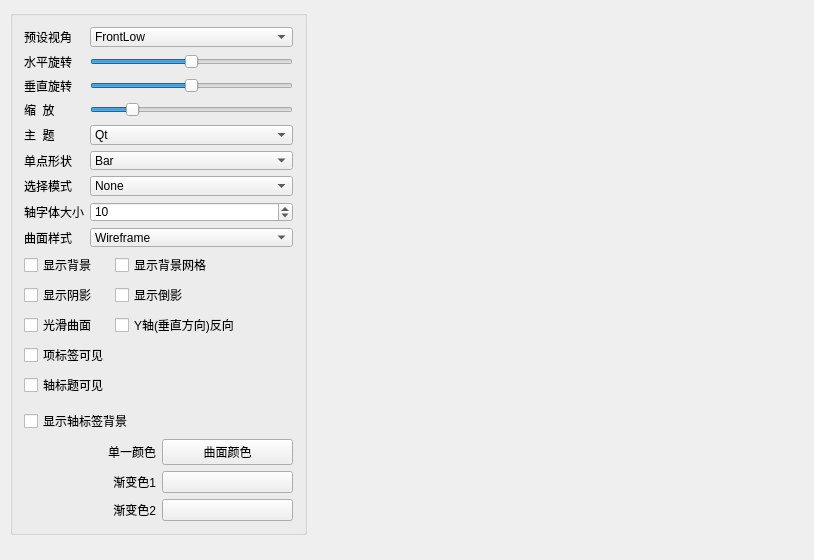
<?xml version="1.0" encoding="UTF-8"?>
<ui version="4.0">
 <class>MainWindow</class>
 <widget class="QMainWindow" name="MainWindow">
  <property name="geometry">
   <rect>
    <x>0</x>
    <y>0</y>
    <width>814</width>
    <height>560</height>
   </rect>
  </property>
  <property name="windowTitle">
   <string>MainWindow</string>
  </property>
  <widget class="QWidget" name="centralWidget">
   <widget class="QGroupBox" name="groupBox">
    <property name="geometry">
     <rect>
      <x>10</x>
      <y>10</y>
      <width>297</width>
      <height>525</height>
     </rect>
    </property>
    <property name="title">
     <string/>
    </property>
    <layout class="QVBoxLayout" name="verticalLayout">
     <item>
      <layout class="QGridLayout" name="gridLayout">
       <item row="0" column="0">
        <widget class="QLabel" name="label_6">
         <property name="text">
          <string>预设视角</string>
         </property>
         <property name="buddy">
          <cstring>comboBox</cstring>
         </property>
        </widget>
       </item>
       <item row="0" column="1">
        <widget class="QComboBox" name="comboBox">
         <item>
          <property name="text">
           <string>FrontLow</string>
          </property>
         </item>
         <item>
          <property name="text">
           <string>Front</string>
          </property>
         </item>
         <item>
          <property name="text">
           <string>FrontHigh</string>
          </property>
         </item>
         <item>
          <property name="text">
           <string>LeftLow</string>
          </property>
         </item>
         <item>
          <property name="text">
           <string>Left</string>
          </property>
         </item>
         <item>
          <property name="text">
           <string>LeftHigh</string>
          </property>
         </item>
         <item>
          <property name="text">
           <string>RightLow</string>
          </property>
         </item>
         <item>
          <property name="text">
           <string>Right</string>
          </property>
         </item>
         <item>
          <property name="text">
           <string>RightHigh</string>
          </property>
         </item>
         <item>
          <property name="text">
           <string>BehindLow</string>
          </property>
         </item>
         <item>
          <property name="text">
           <string>Behind</string>
          </property>
         </item>
         <item>
          <property name="text">
           <string>BehindHigh</string>
          </property>
         </item>
         <item>
          <property name="text">
           <string>IsometricLeft</string>
          </property>
         </item>
         <item>
          <property name="text">
           <string>IsometricLeftHigh</string>
          </property>
         </item>
         <item>
          <property name="text">
           <string>IsometricRight</string>
          </property>
         </item>
         <item>
          <property name="text">
           <string>IsometricRightHigh</string>
          </property>
         </item>
         <item>
          <property name="text">
           <string>DirectlyAbove</string>
          </property>
         </item>
         <item>
          <property name="text">
           <string>DirectlyAboveCW45</string>
          </property>
         </item>
         <item>
          <property name="text">
           <string>DirectlyAboveCCW45</string>
          </property>
         </item>
         <item>
          <property name="text">
           <string>FrontBelow</string>
          </property>
         </item>
         <item>
          <property name="text">
           <string>LeftBelow</string>
          </property>
         </item>
         <item>
          <property name="text">
           <string>RightBelow</string>
          </property>
         </item>
         <item>
          <property name="text">
           <string>BehindBelow</string>
          </property>
         </item>
         <item>
          <property name="text">
           <string>DirectlyBelow</string>
          </property>
         </item>
        </widget>
       </item>
       <item row="1" column="0">
        <widget class="QLabel" name="label_7">
         <property name="text">
          <string>水平旋转</string>
         </property>
         <property name="buddy">
          <cstring>sliderH</cstring>
         </property>
        </widget>
       </item>
       <item row="1" column="1">
        <widget class="QSlider" name="sliderH">
         <property name="minimum">
          <number>-180</number>
         </property>
         <property name="maximum">
          <number>180</number>
         </property>
         <property name="orientation">
          <enum>Qt::Horizontal</enum>
         </property>
        </widget>
       </item>
       <item row="2" column="0">
        <widget class="QLabel" name="label_8">
         <property name="text">
          <string>垂直旋转</string>
         </property>
         <property name="buddy">
          <cstring>sliderV</cstring>
         </property>
        </widget>
       </item>
       <item row="2" column="1">
        <widget class="QSlider" name="sliderV">
         <property name="minimum">
          <number>-180</number>
         </property>
         <property name="maximum">
          <number>180</number>
         </property>
         <property name="orientation">
          <enum>Qt::Horizontal</enum>
         </property>
        </widget>
       </item>
       <item row="3" column="0">
        <widget class="QLabel" name="label_12">
         <property name="text">
          <string>缩  放</string>
         </property>
        </widget>
       </item>
       <item row="3" column="1">
        <widget class="QSlider" name="sliderZoom">
         <property name="minimum">
          <number>10</number>
         </property>
         <property name="maximum">
          <number>500</number>
         </property>
         <property name="value">
          <number>100</number>
         </property>
         <property name="orientation">
          <enum>Qt::Horizontal</enum>
         </property>
        </widget>
       </item>
       <item row="4" column="0">
        <widget class="QLabel" name="label">
         <property name="text">
          <string>主  题</string>
         </property>
         <property name="buddy">
          <cstring>cBoxTheme</cstring>
         </property>
        </widget>
       </item>
       <item row="4" column="1">
        <widget class="QComboBox" name="cBoxTheme">
         <item>
          <property name="text">
           <string>Qt</string>
          </property>
         </item>
         <item>
          <property name="text">
           <string>Primary Colors</string>
          </property>
         </item>
         <item>
          <property name="text">
           <string>Digia</string>
          </property>
         </item>
         <item>
          <property name="text">
           <string>StoneMoss</string>
          </property>
         </item>
         <item>
          <property name="text">
           <string>ArmyBlue</string>
          </property>
         </item>
         <item>
          <property name="text">
           <string>Retro</string>
          </property>
         </item>
         <item>
          <property name="text">
           <string>Ebony</string>
          </property>
         </item>
         <item>
          <property name="text">
           <string>Isabelle</string>
          </property>
         </item>
        </widget>
       </item>
       <item row="5" column="0">
        <widget class="QLabel" name="label_2">
         <property name="text">
          <string>单点形状</string>
         </property>
         <property name="buddy">
          <cstring>cBoxBarStyle</cstring>
         </property>
        </widget>
       </item>
       <item row="5" column="1">
        <widget class="QComboBox" name="cBoxBarStyle">
         <item>
          <property name="text">
           <string>Bar</string>
          </property>
         </item>
         <item>
          <property name="text">
           <string>Cube</string>
          </property>
         </item>
         <item>
          <property name="text">
           <string>Pyramid</string>
          </property>
         </item>
         <item>
          <property name="text">
           <string>Cone</string>
          </property>
         </item>
         <item>
          <property name="text">
           <string>Cylinder</string>
          </property>
         </item>
         <item>
          <property name="text">
           <string>BevelBar</string>
          </property>
         </item>
         <item>
          <property name="text">
           <string>BevelCube</string>
          </property>
         </item>
         <item>
          <property name="text">
           <string>Sphere</string>
          </property>
         </item>
         <item>
          <property name="text">
           <string>Minimal</string>
          </property>
         </item>
         <item>
          <property name="text">
           <string>Arrow</string>
          </property>
         </item>
         <item>
          <property name="text">
           <string>Point</string>
          </property>
         </item>
        </widget>
       </item>
       <item row="6" column="0">
        <widget class="QLabel" name="label_3">
         <property name="text">
          <string>选择模式</string>
         </property>
         <property name="buddy">
          <cstring>cBoxSelectionMode</cstring>
         </property>
        </widget>
       </item>
       <item row="6" column="1">
        <widget class="QComboBox" name="cBoxSelectionMode">
         <item>
          <property name="text">
           <string>None</string>
          </property>
         </item>
         <item>
          <property name="text">
           <string>Item</string>
          </property>
         </item>
         <item>
          <property name="text">
           <string>Row Slice</string>
          </property>
         </item>
         <item>
          <property name="text">
           <string>Column Slice</string>
          </property>
         </item>
        </widget>
       </item>
       <item row="7" column="0">
        <widget class="QLabel" name="label_4">
         <property name="text">
          <string>轴字体大小</string>
         </property>
         <property name="buddy">
          <cstring>spinFontSize</cstring>
         </property>
        </widget>
       </item>
       <item row="7" column="1">
        <widget class="QSpinBox" name="spinFontSize">
         <property name="minimum">
          <number>5</number>
         </property>
         <property name="value">
          <number>10</number>
         </property>
        </widget>
       </item>
       <item row="8" column="0">
        <widget class="QLabel" name="label_5">
         <property name="text">
          <string>曲面样式</string>
         </property>
        </widget>
       </item>
       <item row="8" column="1">
        <widget class="QComboBox" name="comboDrawMode">
         <item>
          <property name="text">
           <string>Wireframe</string>
          </property>
         </item>
         <item>
          <property name="text">
           <string>Surface</string>
          </property>
         </item>
         <item>
          <property name="text">
           <string>Surface And Wireframe</string>
          </property>
         </item>
        </widget>
       </item>
      </layout>
     </item>
     <item>
      <layout class="QGridLayout" name="gridLayout_3">
       <item row="0" column="0">
        <widget class="QCheckBox" name="chkBoxBackground">
         <property name="text">
          <string>显示背景</string>
         </property>
        </widget>
       </item>
       <item row="0" column="1" colspan="3">
        <widget class="QCheckBox" name="chkBoxGrid">
         <property name="text">
          <string>显示背景网格</string>
         </property>
        </widget>
       </item>
       <item row="1" column="0">
        <widget class="QCheckBox" name="chkBoxShadow">
         <property name="text">
          <string>显示阴影</string>
         </property>
        </widget>
       </item>
       <item row="1" column="1" colspan="3">
        <widget class="QCheckBox" name="chkBoxReflection">
         <property name="text">
          <string>显示倒影</string>
         </property>
        </widget>
       </item>
       <item row="2" column="0">
        <widget class="QCheckBox" name="chkBoxSmooth">
         <property name="text">
          <string>光滑曲面</string>
         </property>
        </widget>
       </item>
       <item row="2" column="1" colspan="3">
        <widget class="QCheckBox" name="chkBoxReverse">
         <property name="text">
          <string>Y轴(垂直方向)反向</string>
         </property>
        </widget>
       </item>
       <item row="3" column="0">
        <widget class="QCheckBox" name="chkBoxItemLabel">
         <property name="text">
          <string>项标签可见</string>
         </property>
        </widget>
       </item>
       <item row="3" column="2" colspan="2">
        <spacer name="horizontalSpacer">
         <property name="orientation">
          <enum>Qt::Horizontal</enum>
         </property>
         <property name="sizeHint" stdset="0">
          <size>
           <width>40</width>
           <height>20</height>
          </size>
         </property>
        </spacer>
       </item>
       <item row="4" column="0">
        <widget class="QCheckBox" name="chkBoxAxisTitle">
         <property name="text">
          <string>轴标题可见</string>
         </property>
        </widget>
       </item>
       <item row="4" column="2" rowspan="2" colspan="2">
        <spacer name="horizontalSpacer_2">
         <property name="orientation">
          <enum>Qt::Horizontal</enum>
         </property>
         <property name="sizeHint" stdset="0">
          <size>
           <width>40</width>
           <height>20</height>
          </size>
         </property>
        </spacer>
       </item>
       <item row="5" column="3" rowspan="2">
        <spacer name="horizontalSpacer_3">
         <property name="orientation">
          <enum>Qt::Horizontal</enum>
         </property>
         <property name="sizeHint" stdset="0">
          <size>
           <width>40</width>
           <height>20</height>
          </size>
         </property>
        </spacer>
       </item>
       <item row="6" column="0" colspan="2">
        <widget class="QCheckBox" name="chkBoxAxisBackground">
         <property name="text">
          <string>显示轴标签背景</string>
         </property>
        </widget>
       </item>
      </layout>
     </item>
     <item>
      <layout class="QGridLayout" name="gridLayout_2">
       <item row="0" column="0">
        <widget class="QLabel" name="label_11">
         <property name="text">
          <string>单一颜色</string>
         </property>
         <property name="alignment">
          <set>Qt::AlignRight|Qt::AlignTrailing|Qt::AlignVCenter</set>
         </property>
         <property name="buddy">
          <cstring>btnBarColor</cstring>
         </property>
        </widget>
       </item>
       <item row="0" column="1">
        <widget class="QPushButton" name="btnBarColor">
         <property name="text">
          <string>曲面颜色</string>
         </property>
        </widget>
       </item>
       <item row="1" column="0">
        <widget class="QLabel" name="label_9">
         <property name="text">
          <string>渐变色1</string>
         </property>
         <property name="alignment">
          <set>Qt::AlignRight|Qt::AlignTrailing|Qt::AlignVCenter</set>
         </property>
         <property name="buddy">
          <cstring>btnGrad1</cstring>
         </property>
        </widget>
       </item>
       <item row="1" column="1">
        <widget class="QPushButton" name="btnGrad1">
         <property name="text">
          <string/>
         </property>
        </widget>
       </item>
       <item row="2" column="0">
        <widget class="QLabel" name="label_10">
         <property name="text">
          <string>渐变色2</string>
         </property>
         <property name="alignment">
          <set>Qt::AlignRight|Qt::AlignTrailing|Qt::AlignVCenter</set>
         </property>
         <property name="buddy">
          <cstring>btnGrad2</cstring>
         </property>
        </widget>
       </item>
       <item row="2" column="1">
        <widget class="QPushButton" name="btnGrad2">
         <property name="text">
          <string/>
         </property>
        </widget>
       </item>
      </layout>
     </item>
     <item>
      <spacer name="verticalSpacer">
       <property name="orientation">
        <enum>Qt::Vertical</enum>
       </property>
       <property name="sizeHint" stdset="0">
        <size>
         <width>20</width>
         <height>18</height>
        </size>
       </property>
      </spacer>
     </item>
    </layout>
   </widget>
  </widget>
 </widget>
 <layoutdefault spacing="6" margin="11"/>
 <resources/>
 <connections/>
</ui>
